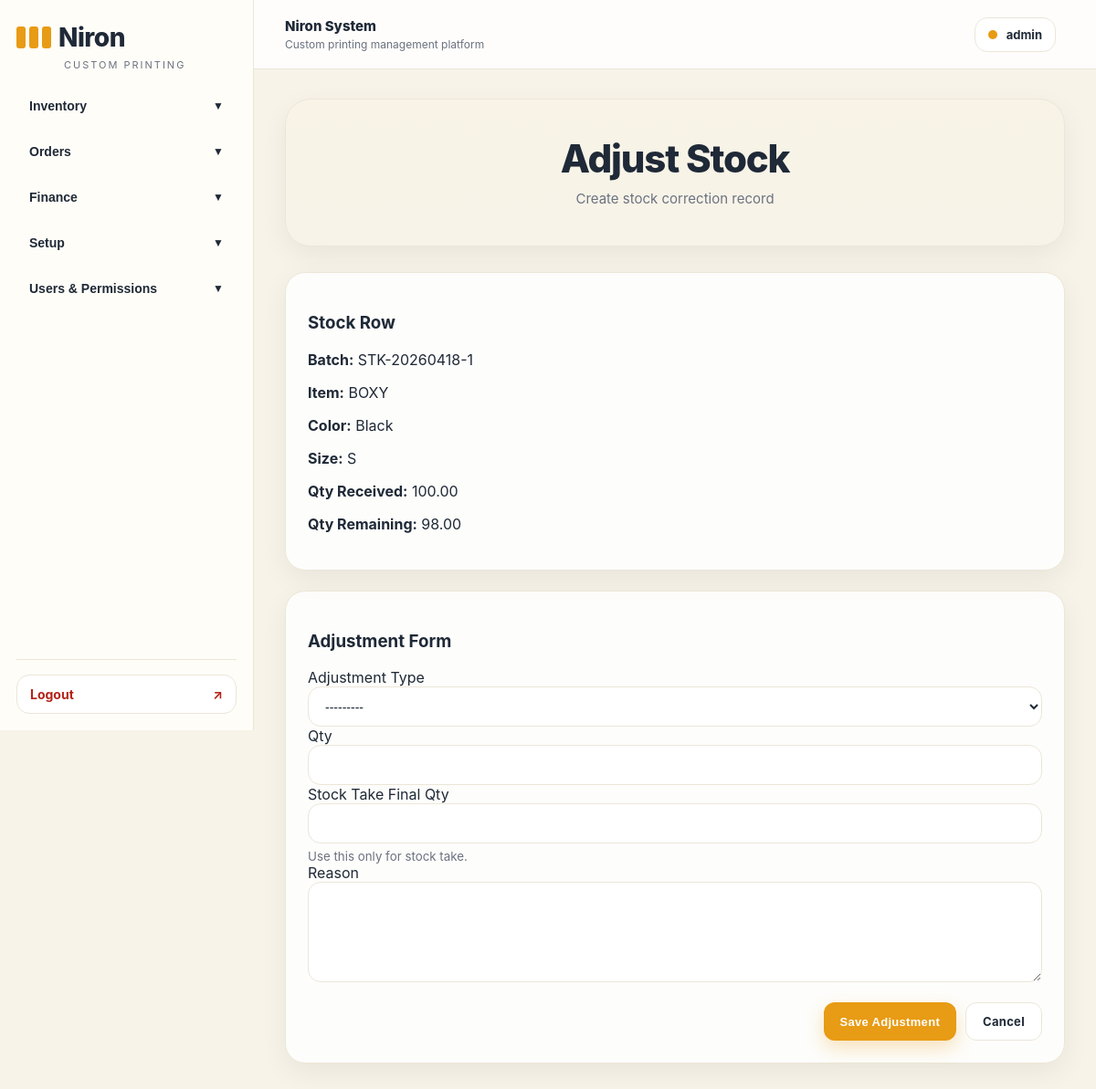
Screenshot of /adjustments/new/9/ (signed in) with the database file from the repository.
### inventory/models.py (models this page shows, shortened)
class InventoryBatchItem(models.Model):
    batch = models.ForeignKey(
        InventoryBatch,
        on_delete=models.CASCADE,
        related_name="items",
    )
    item = models.ForeignKey(
        InventoryItem,
        on_delete=models.PROTECT,
        related_name="batch_items",
    )
    color = models.ForeignKey(
        Color,
        on_delete=models.PROTECT,
        blank=True,
        null=True,
        related_name="batch_items",
    )
    size = models.ForeignKey(
        Size,
        on_delete=models.PROTECT,
        blank=True,
        null=True,
        related_name="batch_items",
    )
    qty_received = models.DecimalField(
        max_digits=12,
        decimal_places=2,
        validators=[MinValueValidator(Decimal("0.01"))],
    )
    qty_remaining = models.DecimalField(
        max_digits=12,
        decimal_places=2,
        validators=[MinValueValidator(Decimal("0"))],
    )
    base_unit_cost = models.DecimalField(max_digits=12, decimal_places=4, default=0)
    final_unit_cost = models.DecimalField(max_digits=12, decimal_places=4, default=0)
    is_active = models.BooleanField(default=True)
    class Meta:
        ordering = ["batch__received_date", "id"]

class InventoryBatch(models.Model):
    STATUS_DRAFT = "DRAFT"
    STATUS_FINAL = "FINAL"
    STATUS_CHOICES = [
        (STATUS_DRAFT, "Draft"),
        (STATUS_FINAL, "Final"),
    ]
    batch_no = models.CharField(max_length=50, unique=True)
    supplier = models.CharField(max_length=120, blank=True)
    received_date = models.DateField()
    total_goods_cost = models.DecimalField(max_digits=12, decimal_places=2, default=0)
    shipping_cost = models.DecimalField(max_digits=12, decimal_places=2, default=0)
    extra_cost = models.DecimalField(max_digits=12, decimal_places=2, default=0)
    status = models.CharField(max_length=20, choices=STATUS_CHOICES, default=STATUS_DRAFT)
    note = models.TextField(blank=True, default="")
    created_at = models.DateTimeField(default=timezone.now)
    updated_at = models.DateTimeField(auto_now=True)
    created_by = models.ForeignKey(
        settings.AUTH_USER_MODEL,
        on_delete=models.SET_NULL,
        null=True,
        blank=True,
        related_name="inventory_batches_created",
    )
    updated_by = models.ForeignKey(
        settings.AUTH_USER_MODEL,
        on_delete=models.SET_NULL,
        null=True,
        blank=True,
        related_name="inventory_batches_updated",
    )
    deleted_by = models.ForeignKey(
        settings.AUTH_USER_MODEL,
        on_delete=models.SET_NULL,
        null=True,
        blank=True,
        related_name="inventory_batches_deleted",
    )
    is_deleted = models.BooleanField(default=False)
    deleted_at = models.DateTimeField(null=True, blank=True)
    class Meta:
        ordering = ["-received_date", "-id"]

class InventoryItem(models.Model):
    TYPE_SHIRT = "SHIRT"
    TYPE_FILM = "FILM"
    TYPE_CHOICES = [
        (TYPE_SHIRT, "Shirt"),
        (TYPE_FILM, "Film"),
    ]
    UNIT_PCS = "PCS"
    UNIT_METER = "METER"
    UNIT_CHOICES = [
        (UNIT_PCS, "PCS"),
        (UNIT_METER, "Meter"),
    ]
    STYLE_OVERSIZE = "OVERSIZE"
    STYLE_POLO = "POLO"
    STYLE_BOXY = "BOXY"
    STYLE_CHOICES = [
        (STYLE_OVERSIZE, "Oversize"),
        (STYLE_POLO, "Polo"),
        (STYLE_BOXY, "Boxy"),
    ]
    code = models.CharField(max_length=50, unique=True, blank=True)
    name = models.CharField(max_length=120)
    item_type = models.CharField(max_length=20, choices=TYPE_CHOICES)
    unit = models.CharField(max_length=20, choices=UNIT_CHOICES)
    sample_style = models.CharField(
        max_length=20,
        choices=STYLE_CHOICES,
        default=STYLE_OVERSIZE,
        blank=True,
    )
    is_active = models.BooleanField(default=True)
    class Meta:
        ordering = ["code", "id"]

class Color(models.Model):
    code = models.CharField(max_length=20, unique=True)
    name = models.CharField(max_length=50)
    hex_code = models.CharField(max_length=7, default="#000000")
    is_active = models.BooleanField(default=True)
    class Meta:
        ordering = ["name"]

class Size(models.Model):
    code = models.CharField(max_length=20, unique=True)
    name = models.CharField(max_length=50)
    sort_order = models.PositiveIntegerField(default=0)
    is_active = models.BooleanField(default=True)
    class Meta:
        ordering = ["sort_order", "id"]

### inventory/views.py (the view)
# urls.py: path("adjustments/new/<int:batch_item_id>/", inventory_adjustment_create, name="inventory_adjustment_create"),
@login_required
@permission_required("inventory.add_inventoryadjustment", raise_exception=True)
@transaction.atomic
def inventory_adjustment_create(request, batch_item_id):
    batch_item = get_object_or_404(
        InventoryBatchItem.objects.select_related("item", "color", "size", "batch"),
        pk=batch_item_id,
        batch__is_deleted=False,
    )
    if request.method == "POST":
        form = InventoryAdjustmentForm(request.POST, batch_item=batch_item)
        if form.is_valid():
            adjustment = form.save(commit=False)
            adjustment.batch_item = batch_item
            adjustment.created_by = request.user if request.user.is_authenticated else None
            old_qty = batch_item.qty_remaining or Decimal("0")
            adjustment.qty_before = old_qty
            adjustment_type = form.cleaned_data["adjustment_type"]
            qty = form.cleaned_data.get("qty") or Decimal("0")
            stocktake_final_qty = form.cleaned_data.get("stocktake_final_qty")
            if adjustment_type == InventoryAdjustment.TYPE_STOCKTAKE:
                new_qty = stocktake_final_qty
                diff = abs((new_qty or Decimal("0")) - old_qty)
                adjustment.qty = diff
            elif adjustment_type in [InventoryAdjustment.TYPE_ADD, InventoryAdjustment.TYPE_FOUND]:
                new_qty = old_qty + qty
            elif adjustment_type in [
                InventoryAdjustment.TYPE_REMOVE,
                InventoryAdjustment.TYPE_DAMAGE,
                InventoryAdjustment.TYPE_LOST,
            ]:
                new_qty = old_qty - qty
                if new_qty < 0:
                    messages.error(request, "Cannot reduce below 0.")
                    return redirect("inventory_adjustment_create", batch_item_id=batch_item.pk)
            else:
                messages.error(request, "Invalid adjustment type.")
                return redirect("inventory_adjustment_create", batch_item_id=batch_item.pk)
            adjustment.qty_after = new_qty
            adjustment.save()
            batch_item.qty_remaining = new_qty
            batch_item.save(update_fields=["qty_remaining"])
            _log_batch_history(
                batch_item.batch,
                InventoryBatchHistory.ACTION_UPDATE,
                request.user,
                f"Stock adjusted for row {batch_item.id}: {adjustment.adjustment_type}",
            )
            messages.success(request, "Stock adjusted successfully.")
            return redirect("inventory_batch_detail", pk=batch_item.batch_id)
    else:
        form = InventoryAdjustmentForm(batch_item=batch_item)
    return render(
        request,
        "inventory/inventory_adjustment_form.html",
        {
            "form": form,
            "batch_item": batch_item,
        },
    )

### inventory/forms.py (shortened to what this page needs)
class InventoryAdjustmentForm(forms.ModelForm):
    stocktake_final_qty = forms.DecimalField(
        max_digits=12,
        decimal_places=2,
        required=False,
        widget=forms.NumberInput(attrs={"class": "form-control", "step": "0.01"}),
    )
    class Meta:
        model = InventoryAdjustment
        fields = [
            "adjustment_type",
            "qty",
            "stocktake_final_qty",
            "reason",
        ]
        widgets = {
            "adjustment_type": forms.Select(attrs={"class": "form-select"}),
            "qty": forms.NumberInput(attrs={"class": "form-control", "step": "0.01"}),
            "reason": forms.Textarea(attrs={"class": "form-control", "rows": 3}),
        }
    def __init__(self, *args, **kwargs):
        self.batch_item = kwargs.pop("batch_item", None)
        super().__init__(*args, **kwargs)

### templates/inventory/inventory_adjustment_form.html (shortened to what this page needs)
{% extends "base.html" %}
{% block page_title %}Adjust Stock{% endblock %}
{% block page_subtitle %}Create stock correction record{% endblock %}
{% block content %}
<div class="grid-2">
  <div class="info-card">
    <h3 class="card-title">Stock Row</h3>
    <p><strong>Batch:</strong> {{ batch_item.batch.batch_no }}</p>
    <p><strong>Item:</strong> {{ batch_item.item.name }}</p>
    <p><strong>Color:</strong> {{ batch_item.color.name|default:"-" }}</p>
    <p><strong>Size:</strong> {{ batch_item.size.name|default:"-" }}</p>
    <p><strong>Qty Received:</strong> {{ batch_item.qty_received }}</p>
    <p><strong>Qty Remaining:</strong> {{ batch_item.qty_remaining }}</p>
  </div>
  <div class="form-card">
    <h3 class="card-title">Adjustment Form</h3>
    <form method="post">
      <div class="field">
        <label>Adjustment Type</label>
        {{ form.adjustment_type }}
      </div>
      <div class="field">
        <label>Qty</label>
        {{ form.qty }}
      </div>
      <div class="field">
        <label>Stock Take Final Qty</label>
        {{ form.stocktake_final_qty }}
        <small style="display:block;margin-top:6px;color:var(--muted);">
          Use this only for stock take.
        </small>
      </div>
      <div class="field">
        <label>Reason</label>
        {{ form.reason }}
      </div>
      <div class="actions">
        <button type="submit" class="btn-primary">Save Adjustment</button>
        <a href="{% url 'inventory_batch_detail' batch_item.batch.id %}" class="btn-secondary">Cancel</a>
      </div>
    </form>
  </div>
</div>
{% endblock %}

### templates/base.html (shortened to what this page needs)
<!DOCTYPE html>
<html lang="en">
<head>
</head>
<body>
    <div class="layout">
        <aside class="sidebar">
            <div class="logo-wrap">
                <a href="/" class="logo">Niron</a>
                <div class="logo-sub">Custom Printing</div>
            </div>
            <div class="sidebar-scroll">
                {% if perms.inventory.view_inventorybatch %}
                <div class="nav-group">
                    <button class="nav-toggle" type="button" data-target="menu-inventory">
                        <span>Inventory</span>
                        <span class="nav-arrow">▼</span>
                    </button>
                </div>
                {% endif %}
                {% if perms.orders.view_order or perms.orders.add_order %}
                <div class="nav-group">
                    <button class="nav-toggle" type="button" data-target="menu-orders">
                        <span>Orders</span>
                        <span class="nav-arrow">▼</span>
                    </button>
                </div>
                {% endif %}
                {% if perms.finance.view_expense or perms.finance.add_expense %}
<div class="nav-group">
    <button class="nav-toggle" type="button" data-target="menu-finance">
        <span>Finance</span>
        <span class="nav-arrow">▼</span>
    </button>
</div>
{% endif %}
                {% if perms.inventory.view_inventoryitem or perms.inventory.view_color or perms.inventory.view_size %}
                <div class="nav-group">
                    <button class="nav-toggle" type="button" data-target="menu-setup">
                        <span>Setup</span>
                        <span class="nav-arrow">▼</span>
                    </button>
                </div>
                {% endif %}
                {% if perms.auth.view_user or perms.auth.add_user or perms.auth.view_group or perms.auth.view_permission %}
                <div class="nav-group">
                    <button class="nav-toggle" type="button" data-target="menu-users">
                        <span>Users & Permissions</span>
                        <span class="nav-arrow">▼</span>
                    </button>
                </div>
                {% endif %}
            </div>
            {% if user.is_authenticated %}
            <div class="sidebar-footer">
                <a class="logout-link" href="/logout/">
                    <span>Logout</span>
                    <span>↗</span>
                </a>
            </div>
            {% endif %}
        </aside>
        <div class="main">
            <div class="topbar">
                <div class="topbar-left">
                    <div>
                        <div class="topbar-title">{% block topbar_title %}Niron System{% endblock %}</div>
                        <div class="topbar-subtitle">{% block topbar_subtitle %}Custom printing management platform{% endblock %}</div>
                    </div>
                </div>
                <div class="topbar-right">
                    {% if user.is_authenticated %}
                    <div class="user-chip">
                        <span class="user-dot"></span>
                        <span>{{ user.get_full_name|default:user.username }}</span>
                    </div>
                    {% endif %}
                </div>
            </div>
            <div class="content-wrap">
                <div class="hero">
                    <h1 class="hero-title">{% block page_title %}Niron System{% endblock %}</h1>
                    <div class="hero-subtitle">{% block page_subtitle %}Clean custom printing management{% endblock %}</div>
                </div>
                {% block content %}{% endblock %}
            </div>
        </div>
    </div>
</body>
</html>

### rows the page displays
InventoryBatchItem: batch.batch_no "STK-20260418-1", item.name "BOXY", color.name "Black", size.name "S", qty_received "100.00", qty_remaining "98.00"

### other values shown
{{ user.get_full_name|default:user.username }} "admin"
